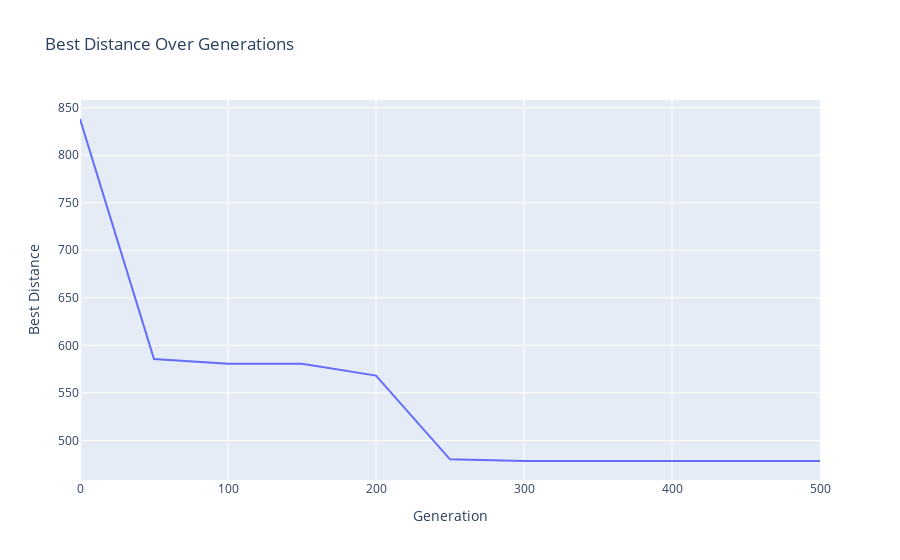

Notebook source saved alongside this figure:
### Markdown cell above
<p>
    <img src="spinning-cat.gif" alt="Spinning Cat"> 
</p>
<h1>Loading...</h1>

<style>
    h1 {
        color: red;
        position: relative;
        animation: moveRightLeft 2s infinite ease-in-out; 
    }
    p {

    }
    img {
        width: 100px;
        height: 100px;
    }

    @keyframes moveRightLeft {
        0% {
            left: 0;
        }
        50% {
            left: 100px;
        }
        100% {
            left: 0;
        }
    }
</style>

### Code cell
import plotly.express as px

loss_df = pd.DataFrame({'Generation': np.arange(0, len(best_distance_arr) * 50, 50), 'Best Distance': best_distance_arr})

plot = px.line(loss_df, x='Generation', y='Best Distance', title='Best Distance Over Generations')
plot.show()

### Figure 1 — Plotly figure (JSON) as saved in the notebook; plotly's stock layout.template omitted (floating-point values rounded to 4 significant figures)
{"data": [{"hovertemplate": "Generation=%{x}<br>Best Distance=%{y}<extra></extra>", "legendgroup": "", "line": {"color": "#636efa", "dash": "solid"}, "marker": {"symbol": "circle"}, "mode": "lines", "name": "", "orientation": "v", "showlegend": false, "type": "scatter", "x": [0, 50, 100, 150, 200, 250, 300, 350, 400, 450, 500], "xaxis": "x", "y": [838.1, 585.6, 580.7, 580.7, 568.2, 480.1, 478.3, 478.3, 478.3, 478.3, 478.3], "yaxis": "y"}], "layout": {"legend": {"tracegroupgap": 0}, "title": {"text": "Best Distance Over Generations"}, "xaxis": {"anchor": "y", "domain": [0, 1], "title": {"text": "Generation"}}, "yaxis": {"anchor": "x", "domain": [0, 1], "title": {"text": "Best Distance"}}}}
